Frame 1 (no input): blank canvas, image omitted
Frame 60 (the mouse pressed at the canvas centre just before this capture): blank canvas, image omitted
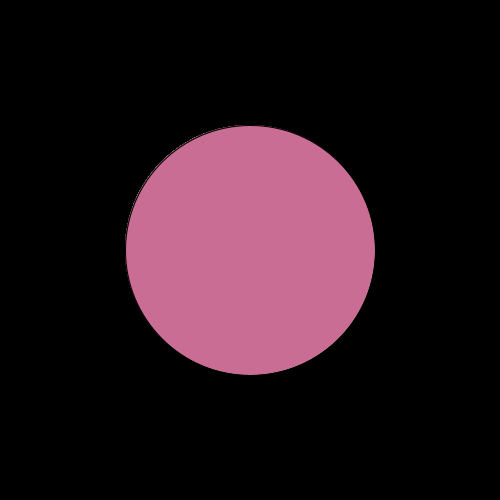
Frame 120 (the mouse held since frame 60 and released just before this capture)

The Processing sketch whose frames 1 and 60 were blank and that drew this single picture after the mouse press (run headless with seeded random() and noise(); from frame 60 on, the mouse is pressed at the canvas centre):

// Processing sketch: processing_94296
// ── processing_94296.pde

int numEllipse = 5000; //5000 total ellises can be drawn
int currentEllipse = 0; //starts at 0 ellipses

void setup() {
  size(500, 500);
  smooth();
  background(0);
  frameRate(30);
  for (int i = 0; i < numEllipse; i++){}
}

void draw() {
  circle();
  
}

void circle() {
  if (mousePressed == true) {
    ellipse(mouseX, mouseY, pmouseX, pmouseY);
  if( currentEllipse < numEllipse - 1) {
    currentEllipse++;
    fill(random(0, 255), random(0, 255), random(0, 255), random(0, 255));//put in draw, make if test to make mousedragged work as function
  }
}
}
